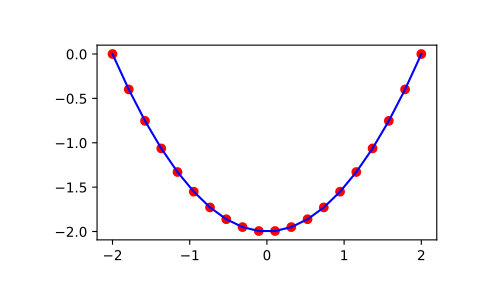

The Python source for this figure:
from scipy import integrate
import matplotlib.pyplot as plt

x = np.linspace(-2, 2, num=20)
y = x
y_int = integrate.cumulative_trapezoid(y, x, initial=0)
plt.plot(x, y_int, 'ro', x, y[0] + 0.5 * x**2, 'b-')
plt.show()
